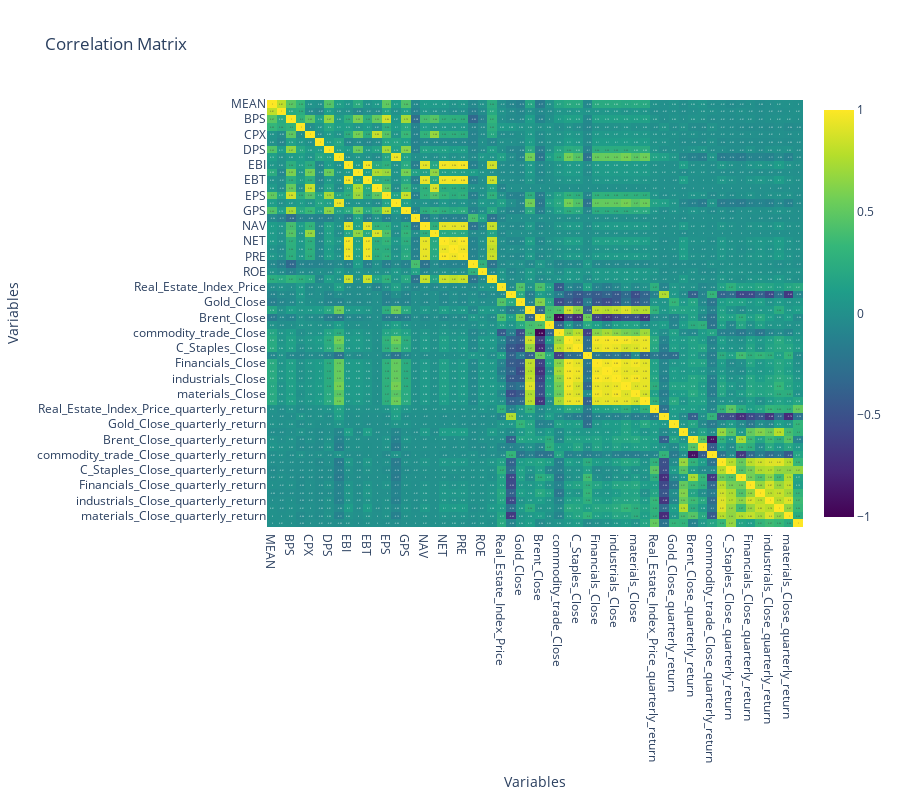

Notebook code for this chart:
### Code cell
corr = x_values.corr()

fig = go.Figure(data=go.Heatmap(
                   z=corr.values,
                   x=corr.columns,
                   y=corr.columns,
                   text=corr.round(2).values,
                   texttemplate="%{text}",
                   colorscale='Viridis',
                   zmin=-1, zmax=1))

# Update the layout
fig.update_layout(
    title='Correlation Matrix',
    xaxis_title="Variables",
    yaxis_title="Variables",
    xaxis=dict(side='bottom'),
    yaxis=dict(autorange='reversed'),
    width=900,  # or any width you desire
    height=800,  # or any height you desire
)

fig.show()

### Figure 1 — Plotly figure (JSON) as saved in the notebook; plotly's stock layout.template omitted (floating-point values rounded to 4 significant figures; data arrays with more than 128 entries replaced by an {"elided": "..."} marker saying what was removed)
{"data": [{"colorscale": [[0, "#440154"], [0.1111, "#482878"], [0.2222, "#3e4989"], [0.3333, "#31688e"], [0.4444, "#26828e"], [0.5556, "#1f9e89"], [0.6667, "#35b779"], [0.7778, "#6ece58"], [0.8889, "#b5de2b"], [1, "#fde725"]], "text": {"elided": "56x56 float values"}, "texttemplate": "%{text}", "type": "heatmap", "x": ["MEAN", "STDEV", "BPS", "CPS", "CPX", "CSH", "DPS", "EBG", "EBI", "EBS", "EBT", "ENT", "EPS", "FFO", "GPS", "GRM", "NAV", "NDT", "NET", "OPR", "PRE", "ROA", "ROE", "SAL", "Real_Estate_Index_Price", "VIX_Close", "Gold_Close", "Three_Month_Yield", "Brent_Close", "Hrc_close", "commodity_trade_Close", "C_Discretionary_Close", "C_Staples_Close", "Energy_Close", "Financials_Close", "Health_care_Close", "industrials_Close", "information_Close", "materials_Close", "utilities_Close", "Real_Estate_Index_Price_quarterly_return", "VIX_Close_quarterly_return", "Gold_Close_quarterly_return", "Three_Month_Yield_quarterly_return", "Brent_Close_quarterly_return", "Hrc_close_quarterly_return", "commodity_trade_Close_quarterly_return", "C_Discretionary_Close_quarterly_return", "C_Staples_Close_quarterly_return", "Energy_Close_quarterly_return", "Financials_Close_quarterly_return", "Health_care_Close_quarterly_return", "industrials_Close_quarterly_return", "information_Close_quarterly_return", "materials_Close_quarterly_return", "utilities_Close_quarterly_return"], "y": ["MEAN", "STDEV", "BPS", "CPS", "CPX", "CSH", "DPS", "EBG", "EBI", "EBS", "EBT", "ENT", "EPS", "FFO", "GPS", "GRM", "NAV", "NDT", "NET", "OPR", "PRE", "ROA", "ROE", "SAL", "Real_Estate_Index_Price", "VIX_Close", "Gold_Close", "Three_Month_Yield", "Brent_Close", "Hrc_close", "commodity_trade_Close", "C_Discretionary_Close", "C_Staples_Close", "Energy_Close", "Financials_Close", "Health_care_Close", "industrials_Close", "information_Close", "materials_Close", "utilities_Close", "Real_Estate_Index_Price_quarterly_return", "VIX_Close_quarterly_return", "Gold_Close_quarterly_return", "Three_Month_Yield_quarterly_return", "Brent_Close_quarterly_return", "Hrc_close_quarterly_return", "commodity_trade_Close_quarterly_return", "C_Discretionary_Close_quarterly_return", "C_Staples_Close_quarterly_return", "Energy_Close_quarterly_return", "Financials_Close_quarterly_return", "Health_care_Close_quarterly_return", "industrials_Close_quarterly_return", "information_Close_quarterly_return", "materials_Close_quarterly_return", "utilities_Close_quarterly_return"], "z": {"elided": "56x56 float values"}, "zmax": 1, "zmin": -1}], "layout": {"height": 800, "title": {"text": "Correlation Matrix"}, "width": 900, "xaxis": {"side": "bottom", "title": {"text": "Variables"}}, "yaxis": {"autorange": "reversed", "title": {"text": "Variables"}}}}
